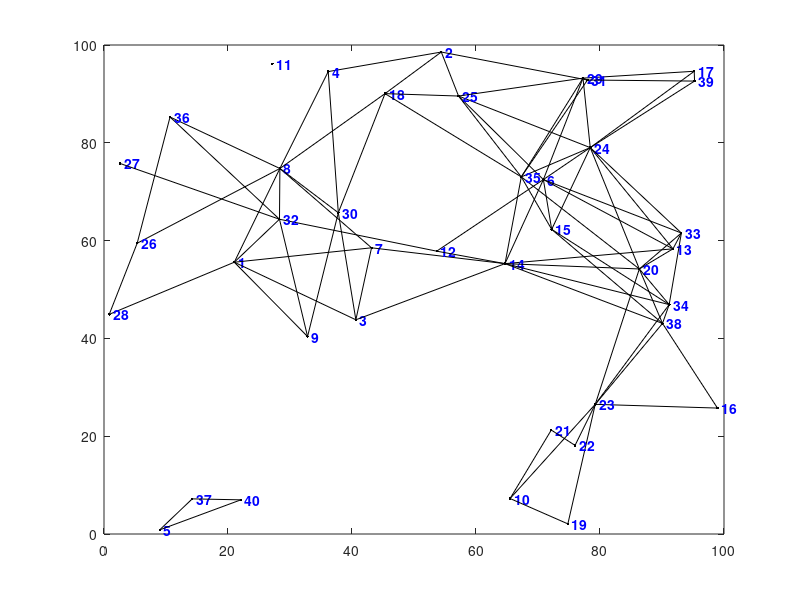

MATLAB code to generate this figure: (Note: this script raises an error after producing the figure.)
function [dist,path] = dijkstra(nodes,segments,start_id,finish_id)
%DIJKSTRA Calculates the shortest distance and path between points on a map
%   using Dijkstra's Shortest Path Algorithm
% 
% [DIST, PATH] = DIJKSTRA(NODES, SEGMENTS, SID, FID)
%   Calculates the shortest distance and path between start and finish nodes SID and FID
% 
% [DIST, PATH] = DIJKSTRA(NODES, SEGMENTS, SID)
%   Calculates the shortest distances and paths from the starting node SID to all
%     other nodes in the map
% 
% Note:
%     DIJKSTRA is set up so that an example is created if no inputs are provided,
%       but ignores the example and just processes the inputs if they are given.
% 
% Inputs:
%     NODES should be an Nx3 or Nx4 matrix with the format [ID X Y] or [ID X Y Z]
%       where ID is an integer, and X, Y, Z are cartesian position coordinates)
%     SEGMENTS should be an Mx3 matrix with the format [ID N1 N2]
%       where ID is an integer, and N1, N2 correspond to node IDs from NODES list
%       such that there is an [undirected] edge/segment between node N1 and node N2
%     SID should be an integer in the node ID list corresponding with the starting node
%     FID (optional) should be an integer in the node ID list corresponding with the finish
% 
% Outputs:
%     DIST is the shortest Euclidean distance
%       If FID was specified, DIST will be a 1x1 double representing the shortest
%         Euclidean distance between SID and FID along the map segments. DIST will have
%         a value of INF if there are no segments connecting SID and FID.
%       If FID was not specified, DIST will be a 1xN vector representing the shortest
%         Euclidean distance between SID and all other nodes on the map. DIST will have
%         a value of INF for any nodes that cannot be reached along segments of the map.
%     PATH is a list of nodes containing the shortest route
%       If FID was specified, PATH will be a 1xP vector of node IDs from SID to FID.
%         NAN will be returned if there are no segments connecting SID to FID.
%       If FID was not specified, PATH will be a 1xN cell of vectors representing the
%         shortest route from SID to all other nodes on the map. PATH will have a value
%         of NAN for any nodes that cannot be reached along the segments of the map.
% 
% Example:
%     dijkstra; % calculates shortest path and distance between two nodes
%               % on a map of randomly generated nodes and segments
% 
% Example:
%     nodes = [(1:10); 100*rand(2,10)]';
%     segments = [(1:17); floor(1:0.5:9); ceil(2:0.5:10)]';
%     figure; plot(nodes(:,2), nodes(:,3),'k.');
%     hold on;
%     for s = 1:17
%         if (s <= 10) text(nodes(s,2),nodes(s,3),[' ' num2str(s)]); end
%         plot(nodes(segments(s,2:3)',2),nodes(segments(s,2:3)',3),'k');
%     end
%     [d, p] = dijkstra(nodes, segments, 1, 10)
%     for n = 2:length(p)
%         plot(nodes(p(n-1:n),2),nodes(p(n-1:n),3),'r-.','linewidth',2);
%     end
%     hold off;
% 
% Author: Joseph Kirk
% Email: jdkirk630 at gmail dot com
% Release: 1.3
% Release Date: 5/18/07
if (nargin < 3) % SETUP
    % (GENERATE RANDOM EXAMPLE OF NODES AND SEGMENTS IF NOT GIVEN AS INPUTS)
    % Create a random set of nodes/vertices,and connect some of them with
    % edges/segments. Then graph the resulting map.
    num_nodes = 40; L = 100; max_seg_length = 30; ids = (1:num_nodes)';
    nodes = [ids L*rand(num_nodes,2)]; % create random nodes
    h = figure; plot(nodes(:,2),nodes(:,3),'k.') % plot the nodes
    text(nodes(num_nodes,2),nodes(num_nodes,3),...
        [' ' num2str(ids(num_nodes))],'Color','b','FontWeight','b')
    hold on
    num_segs = 0; segments = zeros(num_nodes*(num_nodes-1)/2,3);
    for i = 1:num_nodes-1 % create edges between some of the nodes
        text(nodes(i,2),nodes(i,3),[' ' num2str(ids(i))],'Color','b','FontWeight','b')
        for j = i+1:num_nodes
            d = sqrt(sum((nodes(i,2:3) - nodes(j,2:3)).^2));
            if and(d < max_seg_length,rand < 0.6)
                plot([nodes(i,2) nodes(j,2)],[nodes(i,3) nodes(j,3)],'k.-')
                % add this link to the segments list
                num_segs = num_segs + 1;
                segments(num_segs,:) = [num_segs nodes(i,1) nodes(j,1)];
            end
        end
    end
    segments(num_segs+1:num_nodes*(num_nodes-1)/2,:) = [];
    axis([0 L 0 L])
    % Calculate Shortest Path Using Dijkstra's Algorithm
    % Get random starting/ending nodes,compute the shortest distance and path.
    start_id = ceil(num_nodes*rand); disp(['start id = ' num2str(start_id)]);
    finish_id = ceil(num_nodes*rand); disp(['finish id = ' num2str(finish_id)]);
    [distance,path] = dijkstra(nodes,segments,start_id,finish_id);
    disp(['distance = ' num2str(distance)]); disp(['path = [' num2str(path) ']']);
    % If a Shortest Path exists,Plot it on the Map.
    figure(h)
    for k = 2:length(path)
        m = find(nodes(:,1) == path(k-1));
        n = find(nodes(:,1) == path(k));
        plot([nodes(m,2) nodes(n,2)],[nodes(m,3) nodes(n,3)],'ro-','LineWidth',2);
    end
    title(['Shortest Distance from ' num2str(start_id) ' to ' ...
        num2str(finish_id) ' = ' num2str(distance)])
    hold off
    
else %--------------------------------------------------------------------------
    % MAIN FUNCTION - DIJKSTRA'S ALGORITHM
    
    % initializations
    node_ids = nodes(:,1);
    [num_map_pts,cols] = size(nodes);
    table = sparse(num_map_pts,2);
    shortest_distance = Inf(num_map_pts,1);
    settled = zeros(num_map_pts,1);
    path = num2cell(NaN(num_map_pts,1));
    col = 2;
    pidx = find(start_id == node_ids);
    shortest_distance(pidx) = 0;
    table(pidx,col) = 0;
    settled(pidx) = 1;
    path(pidx) = {start_id};
    if (nargin < 4) % compute shortest path for all nodes
        while_cmd = 'sum(~settled) > 0';
    else % terminate algorithm early
        while_cmd = 'settled(zz) == 0';
        zz = find(finish_id == node_ids);
    end
    while eval(while_cmd)
        % update the table
        table(:,col-1) = table(:,col);
        table(pidx,col) = 0;
        % find neighboring nodes in the segments list
        neighbor_ids = [segments(node_ids(pidx) == segments(:,2),3);
            segments(node_ids(pidx) == segments(:,3),2)];
        % calculate the distances to the neighboring nodes and keep track of the paths
        for k = 1:length(neighbor_ids)
            cidx = find(neighbor_ids(k) == node_ids);
            if ~settled(cidx)
                d = sqrt(sum((nodes(pidx,2:cols) - nodes(cidx,2:cols)).^2));
                if (table(cidx,col-1) == 0) || ...
                        (table(cidx,col-1) > (table(pidx,col-1) + d))
                    table(cidx,col) = table(pidx,col-1) + d;
                    tmp_path = path(pidx);
                    path(cidx) = {[tmp_path{1} neighbor_ids(k)]};
                else
                    table(cidx,col) = table(cidx,col-1);
                end
            end
        end
        % find the minimum non-zero value in the table and save it
        nidx = find(table(:,col));
        ndx = find(table(nidx,col) == min(table(nidx,col)));
        if isempty(ndx)
            break
        else
            pidx = nidx(ndx(1));
            shortest_distance(pidx) = table(pidx,col);
            settled(pidx) = 1;
        end
    end
    if (nargin < 4) % return the distance and path arrays for all of the nodes
        dist = shortest_distance';
        path = path';
    else % return the distance and path for the ending node
        dist = shortest_distance(zz);
        path = path(zz);
        path = path{1};
    end
end